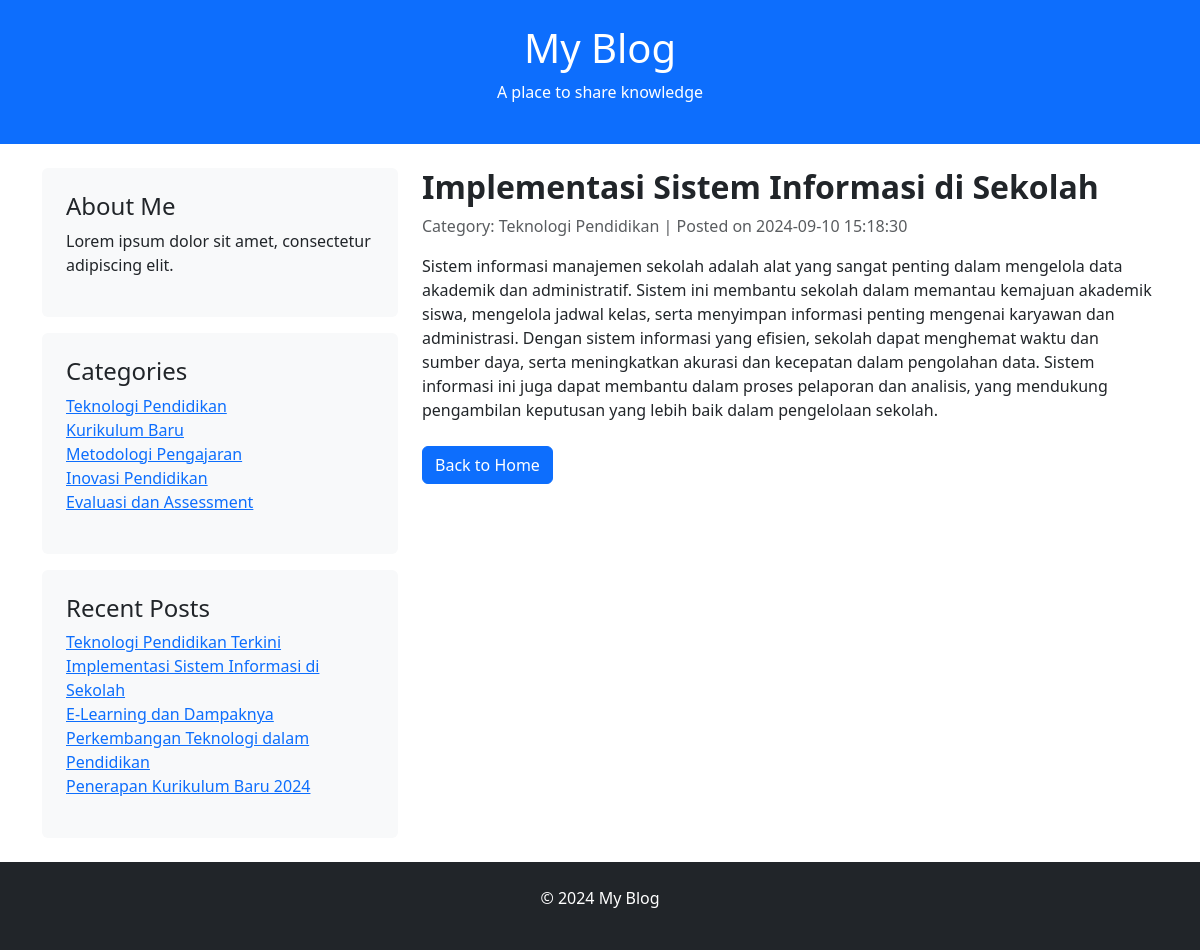
/post.php?id=2, run on the app's committed database.
### tables this page shows
CREATE TABLE `settings` (
  `id` int(11) NOT NULL,
  `title` varchar(100) DEFAULT NULL,
  `slogan` varchar(255) DEFAULT NULL,
  `footer` text DEFAULT NULL
);

CREATE TABLE `categories` (
  `id` int(11) NOT NULL,
  `name` varchar(100) DEFAULT NULL
);

CREATE TABLE `posts` (
  `id` int(11) NOT NULL,
  `title` varchar(255) DEFAULT NULL,
  `content` text DEFAULT NULL,
  `category_id` int(11) DEFAULT NULL,
  `created_at` timestamp NOT NULL DEFAULT current_timestamp()
);

### post.php (the view, shortened to what this page needs)
<?php
include 'db.php';
if (isset($_GET['id'])) {
    $post_id = $_GET['id'];
    $postQuery = "SELECT posts.*, categories.name AS category_name
                  FROM posts
                  JOIN categories ON posts.category_id = categories.id
                  WHERE posts.id = $post_id";
    $postResult = mysqli_query($conn, $postQuery);
    if (mysqli_num_rows($postResult) > 0) {
        $post = mysqli_fetch_assoc($postResult);
    } else {
        echo "Post not found!";
        exit;
    }
} else {
    echo "No post ID provided!";
    exit;
}
?>
<!DOCTYPE html>
<html lang="en">
<head>
    <link href="https://cdn.jsdelivr.net/npm/bootstrap@5.3.0-alpha1/dist/css/bootstrap.min.css" rel="stylesheet">
</head>
<body>
    <header class="bg-primary text-white text-center py-4">
        <?php
        $settingsQuery = "SELECT * FROM settings LIMIT 1";
        $settingsResult = mysqli_query($conn, $settingsQuery);
        $settings = mysqli_fetch_assoc($settingsResult);
        ?>
        <h1><?php echo $settings['title']; ?></h1>
        <p><?php echo $settings['slogan']; ?></p>
    </header>
    <div class="container mt-4">
        <div class="row">
            <aside class="col-md-4">
                <div class="p-4 bg-light rounded">
                    <h4>About Me</h4>
                    <p>Lorem ipsum dolor sit amet, consectetur adipiscing elit.</p>
                </div>
                <div class="p-4 mt-3 bg-light rounded">
                    <h4>Categories</h4>
                    <ul class="list-unstyled">
                        <?php
                        $categoriesQuery = "SELECT * FROM categories";
                        $categoriesResult = mysqli_query($conn, $categoriesQuery);
                        while ($category = mysqli_fetch_assoc($categoriesResult)) {
                            echo "<li><a href='#'>{$category['name']}</a></li>";
                        }
                        ?>
                    </ul>
                </div>
                <div class="p-4 mt-3 bg-light rounded">
                    <h4>Recent Posts</h4>
                    <ul class="list-unstyled">
                        <?php
                        $recentPostsQuery = "SELECT id, title FROM posts ORDER BY created_at DESC LIMIT 5";
                        $recentPostsResult = mysqli_query($conn, $recentPostsQuery);
                        while ($recentPost = mysqli_fetch_assoc($recentPostsResult)) {
                            echo "<li><a href='post.php?id={$recentPost['id']}'>{$recentPost['title']}</a></li>";
                        }
                        ?>
                    </ul>
                </div>
            </aside>
            <main class="col-md-8">
                <div class="mb-4">
                    <h2 class="fw-bold"><?php echo $post['title']; ?></h2>
                    <p class="text-muted">Category: <?php echo $post['category_name']; ?> | Posted on <?php echo $post['created_at']; ?></p>
                    <p><?php echo $post['content']; ?></p>
                </div>
                <a href="index.php" class="btn btn-primary">Back to Home</a>
            </main>
        </div>
    </div>
    <footer class="bg-dark text-white text-center py-4 mt-4">
        <p><?php echo $settings['footer']; ?></p>
    </footer>
</body>
</html>

### data on the page
settings: title "My Blog", slogan "A place to share knowledge", footer "© 2024 My Blog"
categories: name "Teknologi Pendidikan"
categories: name "Kurikulum Baru"
categories: name "Metodologi Pengajaran"
categories: name "Inovasi Pendidikan"
categories: name "Evaluasi dan Assessment"
posts: title "Teknologi Pendidikan Terkini"
posts: title "Implementasi Sistem Informasi di Sekolah", category.name "Teknologi Pendidikan", created_at "2024-09-10 15:18:30", content "Sistem informasi manajemen sekolah adalah alat yang sangat penting dalam mengelola data akademik dan administratif. Sistem ini membantu sekolah dalam memantau kemajuan akademik siswa, mengelola jadwal kelas, serta menyimpan informasi penting mengenai karyawan dan administrasi. Dengan sistem informasi yang efisien, sekolah dapat menghemat waktu dan sumber daya, serta meningkatkan akurasi dan kecepatan dalam pengolahan data. Sistem informasi ini juga dapat membantu dalam proses pelaporan dan analisis, yang mendukung pengambilan keputusan yang lebih baik dalam pengelolaan sekolah."
posts: title "E-Learning dan Dampaknya"
posts: title "Perkembangan Teknologi dalam Pendidikan"
posts: title "Penerapan Kurikulum Baru 2024"
